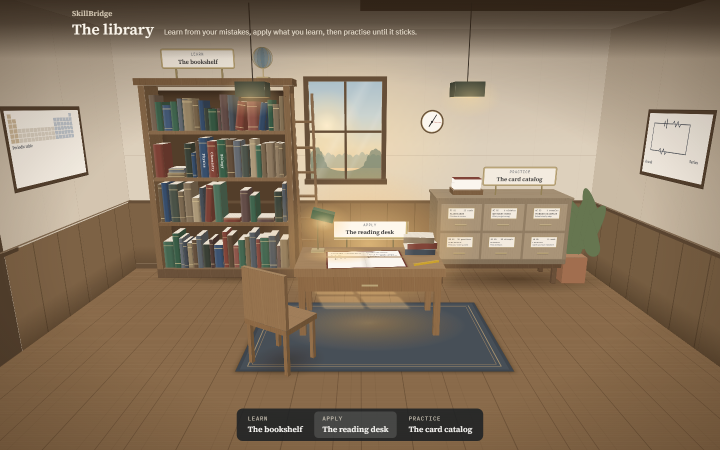
#> input picture qa/polish/after-1440.png, 1440 x 900 px, given in place of before-1440.png, which was not available (shown at 1/2 size)
$ python compare.py
#> lines starting #> are read from the running program, lines starting #| are printed output that depends on the picture
# Side-by-side before/after: qa/polish/compare-<size>.png
from PIL import Image, ImageDraw, ImageFont
import sys
for size in ["1440", "390"]:
    a = Image.open(f"qa/polish/before-{size}.png").convert("RGB"); b = Image.open(f"qa/polish/after-{size}.png").convert("RGB")
#> further down, a is the input picture: PIL image 1440x900 RGB; mean R, G, B 141.3, 122.5, 100
    pad = 40 if size == "1440" else 30
    out = Image.new("RGB", (a.width + b.width + 24, a.height + pad), (32, 26, 20))
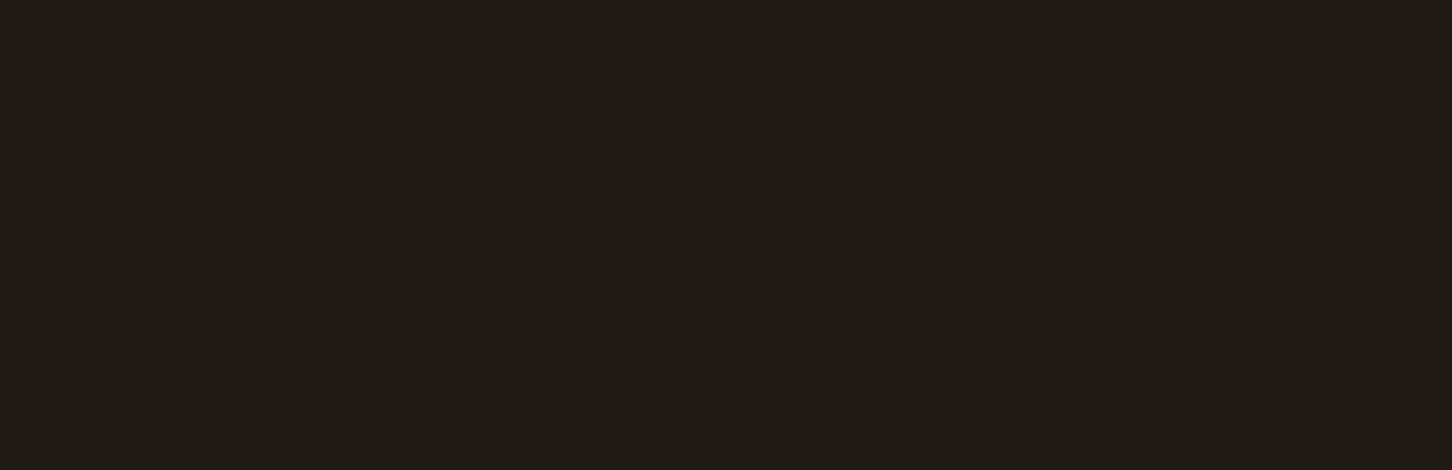
#> out: PIL image 2904x940 RGB (shown at 1/2 size); mean R, G, B 32, 26, 20
    out.paste(a, (0, pad)); out.paste(b, (a.width + 24, pad))
#> after `out.paste(a, (0, pad))`:
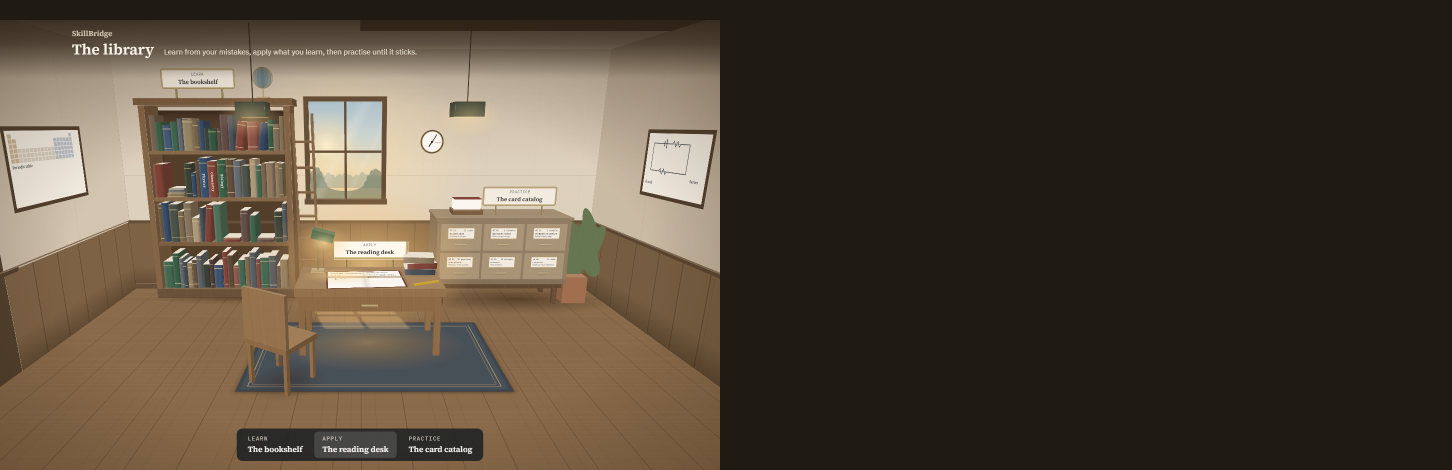
#> out: PIL image 2904x940 RGB (shown at 1/2 size); mean R, G, B 83.9, 71.8, 58
#> after `out.paste(b, (a.width + 24, pad))`:
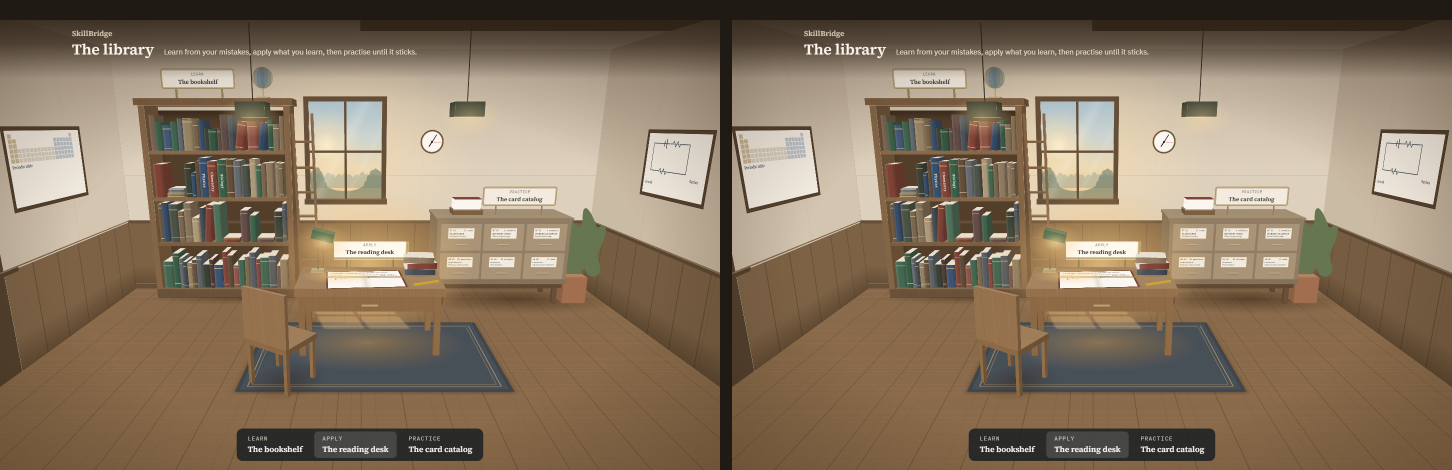
#> out: PIL image 2904x940 RGB (shown at 1/2 size); mean R, G, B 135.8, 117.6, 96
    d = ImageDraw.Draw(out)
    try: f = ImageFont.truetype("arial.ttf", 22 if size == "1440" else 16)
    except Exception: f = None
    d.text((10, 8), "Before", fill=(240, 232, 218), font=f); d.text((a.width + 34, 8), "After", fill=(240, 232, 218), font=f)
    out.save(f"qa/polish/compare-{size}.png")
#> pass 2 of the loop `for size in ["1440", "390"]:`:
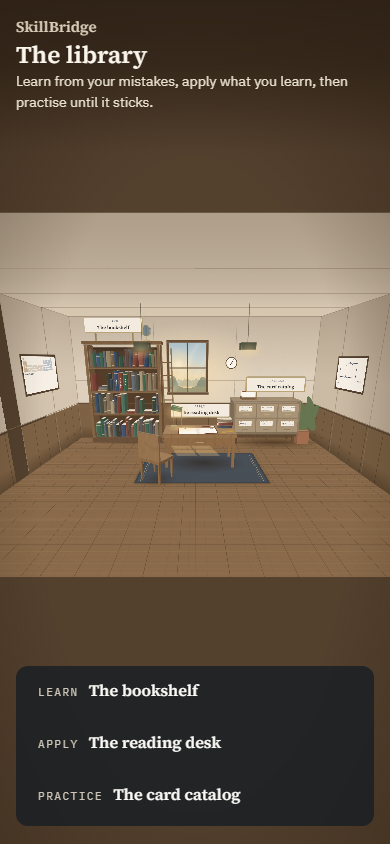
#> input picture qa/polish/after-390.png, 390 x 844 px, given in place of before-390.png, which was not available
#> a is the input picture: PIL image 390x844 RGB; mean R, G, B 105.3, 90.2, 73.5
#> `out.paste(a, (0, pad))`:
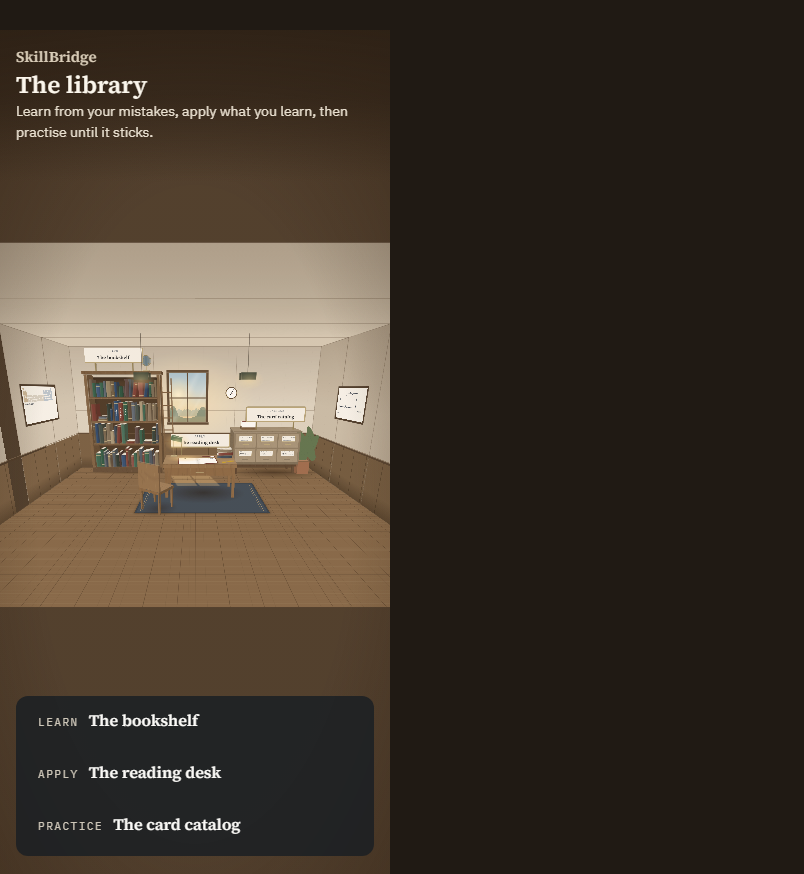
#> out: PIL image 804x874 RGB; mean R, G, B 66.3, 56.1, 45
#> `out.paste(b, (a.width + 24, pad))`:
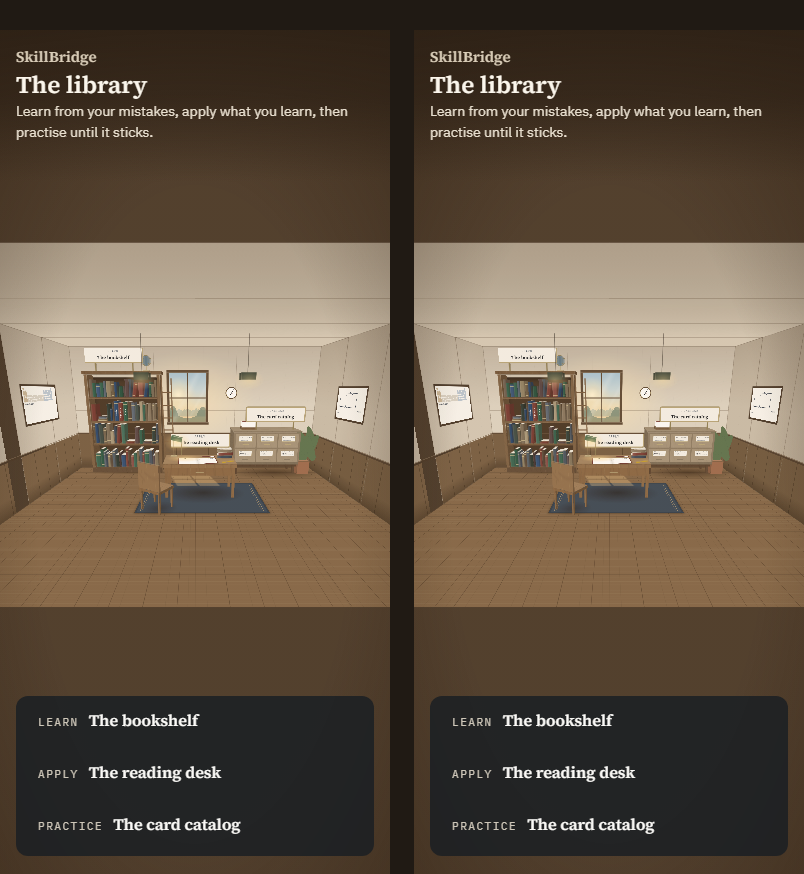
#> out: PIL image 804x874 RGB; mean R, G, B 100.6, 86.2, 70.1
print("ok")
